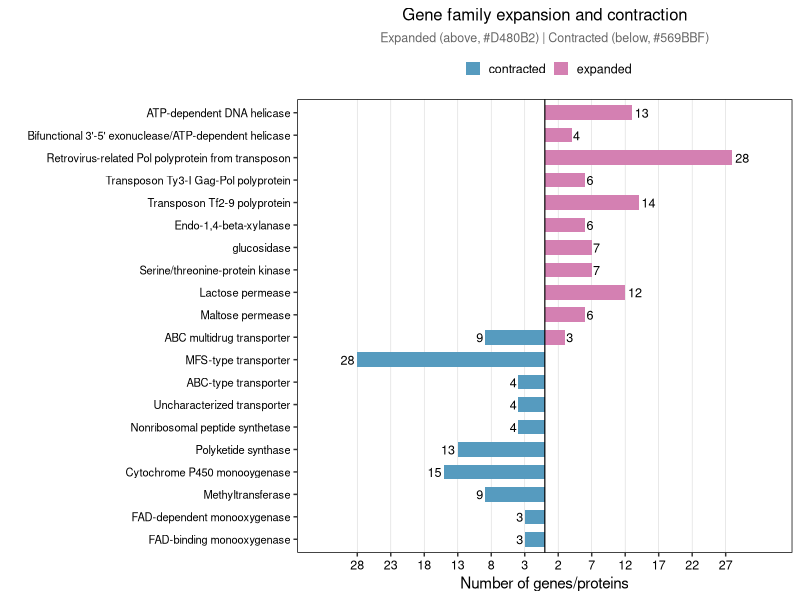

Here is the R script that generated this plot:
# ============================================================
# 分组条形图 - 按新指定顺序，扩张在上，收缩在下
# ============================================================

rm(list = ls())

library(ggplot2)
library(dplyr)

# 直接创建数据
data <- data.frame(
  group = c(
    "expanded", "expanded", "expanded", "expanded", "expanded",
    "expanded", "expanded", "expanded", "expanded", "expanded",
    "expanded",
    "contracted", "contracted", "contracted", "contracted", "contracted",
    "contracted", "contracted", "contracted", "contracted", "contracted"
  ),
  Class = c(
    "DNA repair and recombination",
    "DNA repair and recombination",
    "Transposon and retrotransposon-related elements",
    "Transposon and retrotransposon-related elements",
    "Transposon and retrotransposon-related elements",
    "Carbohydrate Metabolism",
    "Carbohydrate Metabolism",
    "Signal transduction",
    "Transports",
    "Transports",
    "Transports",
    "Transporters",
    "Transporters",
    "Transporters",
    "Secondary metabolite biosynthetic",
    "Secondary metabolite biosynthetic",
    "Secondary metabolite biosynthetic",
    "Secondary metabolite biosynthetic",
    "Secondary metabolite biosynthetic",
    "Secondary metabolite biosynthetic",
    "Secondary metabolite biosynthetic"
  ),
  Description = c(
    "ATP-dependent DNA helicase",
    "Bifunctional 3'-5' exonuclease/ATP-dependent helicase",
    "Retrovirus-related Pol polyprotein from transposon",
    "Transposon Ty3-I Gag-Pol polyprotein",
    "Transposon Tf2-9 polyprotein",
    "Endo-1,4-beta-xylanase",
    "glucosidase",
    "Serine/threonine-protein kinase",
    "Lactose permease",
    "Maltose permease",
    "ABC multidrug transporter",
    "MFS-type transporter",
    "ABC-type transporter",
    "Uncharacterized transporter",
    "Nonribosomal peptide synthetase",
    "Polyketide synthase",
    "Cytochrome P450 monooygenase",
    "Methyltransferase",
    "FAD-dependent monooxygenase",
    "FAD-binding monooxygenase",
    "ABC multidrug transporter"
  ),
  number = c(13, 4, 28, 6, 14, 6, 7, 7, 12, 6, 3, 28, 4, 4, 4, 13, 15, 9, 3, 3, 9),
  stringsAsFactors = FALSE
)

# 为收缩的数量添加负值（扩张为正，收缩为负）
data_plot <- data %>%
  mutate(number_plot = ifelse(group == "expanded", number, -number))

# ============================================================
# 你指定的视觉顺序（从上到下）
# ============================================================
visual_order_from_top_to_bottom <- c(
  "ATP-dependent DNA helicase",
  "Bifunctional 3'-5' exonuclease/ATP-dependent helicase",
  "Retrovirus-related Pol polyprotein from transposon",
  "Transposon Ty3-I Gag-Pol polyprotein",
  "Transposon Tf2-9 polyprotein",
  "Endo-1,4-beta-xylanase",
  "glucosidase",
  "Serine/threonine-protein kinase",
  "Lactose permease",
  "Maltose permease",
  "ABC multidrug transporter",
  "MFS-type transporter",
  "ABC-type transporter",
  "Uncharacterized transporter",
  "Nonribosomal peptide synthetase",
  "Polyketide synthase",
  "Cytochrome P450 monooygenase",
  "Methyltransferase",
  "FAD-dependent monooxygenase",
  "FAD-binding monooxygenase"
)

# 关键：因为 coord_flip() 会反转显示顺序
# 所以因子顺序 = 反转后的视觉顺序
factor_order <- rev(visual_order_from_top_to_bottom)

cat("===== 顺序说明 =====\n")
cat("视觉顺序（从上到下，共", length(visual_order_from_top_to_bottom), "个）：\n")
for(i in seq_along(visual_order_from_top_to_bottom)) {
  if(i <= 10) {
    type <- "扩张"
  } else if(i == 11) {
    type <- "中间（同时存在）"
  } else {
    type <- "收缩"
  }
  cat("  ", i, ". ", visual_order_from_top_to_bottom[i], " [", type, "]\n")
}

cat("\n因子顺序（第一个显示在最底部，最后一个显示在最顶部）：\n")
for(i in seq_along(factor_order)) {
  cat("  ", i, ". ", factor_order[i], "\n")
}

# 应用顺序
data_plot$Description <- factor(data_plot$Description, levels = factor_order)

# 设置Class的顺序
class_order <- c(
  "DNA repair and recombination",
  "Transposon and retrotransposon-related elements",
  "Carbohydrate Metabolism",
  "Signal transduction",
  "Transports",
  "Transporters",
  "Secondary metabolite biosynthetic"
)
data_plot$Class <- factor(data_plot$Class, levels = class_order)

# ============================================================
# 配色：扩张 #D480B2，收缩 #569BBF
# ============================================================
group_colors <- c(
  "expanded" = "#D480B2",
  "contracted" = "#569BBF"
)

# 获取数量的最大值
max_num <- max(abs(data_plot$number_plot))
x_limit <- max_num * 1.2

# ============================================================
# 绘图
# ============================================================
p <- ggplot(data_plot, aes(x = Description, y = number_plot, fill = group)) +
  geom_col(width = 0.65) +
  geom_hline(yintercept = 0, linewidth = 0.4, color = "black") +
  geom_text(aes(label = number,
                hjust = ifelse(number_plot > 0, -0.2, 1.2)),
            size = 3.2) +
  scale_fill_manual(values = group_colors, name = "") +
  coord_flip() +
  scale_y_continuous(
    name = "Number of genes/proteins",
    limits = c(-x_limit, x_limit),
    breaks = seq(-max_num, max_num, by = 5),
    labels = function(x) abs(x)
  ) +
  theme_bw() +
  theme(
    axis.text.y = element_text(size = 8, hjust = 1, color = "black"),
    axis.text.x = element_text(size = 9, color = "black"),
    axis.title = element_text(size = 11, face = "plain"),
    legend.position = "top",
    legend.text = element_text(size = 9),
    legend.key.size = unit(0.4, "cm"),
    plot.title = element_text(size = 12, face = "plain", hjust = 0.5),
    plot.subtitle = element_text(size = 9, hjust = 0.5, color = "gray40"),
    panel.grid.major.y = element_blank(),
    panel.grid.minor = element_blank(),
    panel.grid.major.x = element_line(color = "gray85", linewidth = 0.2),
    panel.border = element_rect(color = "black", linewidth = 0.5),
    plot.background = element_rect(fill = "white"),
    panel.background = element_rect(fill = "white")
  ) +
  labs(
    title = "Gene family expansion and contraction",
    subtitle = "Expanded (above, #D480B2) | Contracted (below, #569BBF)",
    x = "",
    y = "Number of genes/proteins"
  )

# 显示并保存
print(p)

ggsave("diverging_bar_final.png", plot = p, width = 12, height = 10, dpi = 300, bg = "white")
ggsave("diverging_bar_final.pdf", plot = p, width = 12, height = 10, bg = "white")

cat("\n===== 绘图完成！=====\n")
cat("文件保存为: diverging_bar_final.png\n")
